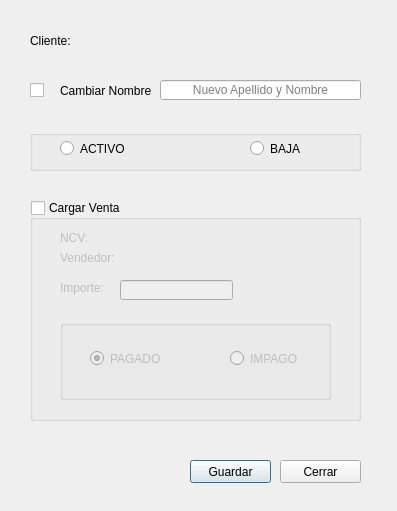
<?xml version="1.0" encoding="UTF-8"?>
<ui version="4.0">
 <class>Dialog</class>
 <widget class="QDialog" name="Dialog">
  <property name="geometry">
   <rect>
    <x>0</x>
    <y>0</y>
    <width>397</width>
    <height>511</height>
   </rect>
  </property>
  <property name="windowTitle">
   <string>Dialog</string>
  </property>
  <property name="styleSheet">
   <string notr="true"/>
  </property>
  <widget class="QPushButton" name="guardar">
   <property name="geometry">
    <rect>
     <x>190</x>
     <y>460</y>
     <width>81</width>
     <height>23</height>
    </rect>
   </property>
   <property name="text">
    <string>Guardar</string>
   </property>
  </widget>
  <widget class="QPushButton" name="cerrar">
   <property name="geometry">
    <rect>
     <x>280</x>
     <y>460</y>
     <width>81</width>
     <height>23</height>
    </rect>
   </property>
   <property name="text">
    <string>Cerrar</string>
   </property>
  </widget>
  <widget class="QLineEdit" name="nuevoNombre">
   <property name="geometry">
    <rect>
     <x>160</x>
     <y>80</y>
     <width>201</width>
     <height>20</height>
    </rect>
   </property>
   <property name="alignment">
    <set>Qt::AlignCenter</set>
   </property>
   <property name="placeholderText">
    <string>Nuevo Apellido y Nombre</string>
   </property>
  </widget>
  <widget class="QCheckBox" name="nombreCheckBox">
   <property name="geometry">
    <rect>
     <x>30</x>
     <y>70</y>
     <width>70</width>
     <height>41</height>
    </rect>
   </property>
   <property name="text">
    <string/>
   </property>
  </widget>
  <widget class="QGroupBox" name="groupBox">
   <property name="geometry">
    <rect>
     <x>30</x>
     <y>130</y>
     <width>331</width>
     <height>41</height>
    </rect>
   </property>
   <property name="autoFillBackground">
    <bool>false</bool>
   </property>
   <property name="styleSheet">
    <string notr="true">border-color: qlineargradient(spread:pad, x1:0, y1:0, x2:1, y2:0, stop:0 rgba(0, 0, 0, 0), stop:1 rgba(255, 255, 255, 0));</string>
   </property>
   <property name="title">
    <string/>
   </property>
   <widget class="QRadioButton" name="activoButton">
    <property name="geometry">
     <rect>
      <x>30</x>
      <y>10</y>
      <width>82</width>
      <height>17</height>
     </rect>
    </property>
    <property name="styleSheet">
     <string notr="true">font: 10pt &quot;MS Shell Dlg 2&quot;;</string>
    </property>
    <property name="text">
     <string>ACTIVO</string>
    </property>
   </widget>
   <widget class="QRadioButton" name="bajaButton">
    <property name="geometry">
     <rect>
      <x>220</x>
      <y>10</y>
      <width>82</width>
      <height>17</height>
     </rect>
    </property>
    <property name="styleSheet">
     <string notr="true">font: 10pt &quot;MS Shell Dlg 2&quot;;</string>
    </property>
    <property name="text">
     <string>BAJA</string>
    </property>
   </widget>
  </widget>
  <widget class="QLabel" name="clienteLabel">
   <property name="geometry">
    <rect>
     <x>30</x>
     <y>30</y>
     <width>201</width>
     <height>21</height>
    </rect>
   </property>
   <property name="styleSheet">
    <string notr="true">font: 11pt &quot;MS Shell Dlg 2&quot;;</string>
   </property>
   <property name="text">
    <string>Cliente:</string>
   </property>
  </widget>
  <widget class="QLabel" name="label_2">
   <property name="geometry">
    <rect>
     <x>60</x>
     <y>80</y>
     <width>91</width>
     <height>21</height>
    </rect>
   </property>
   <property name="styleSheet">
    <string notr="true">font: 9pt &quot;MS Shell Dlg 2&quot;;</string>
   </property>
   <property name="text">
    <string>Cambiar Nombre</string>
   </property>
  </widget>
  <widget class="QGroupBox" name="cargarVentaBox">
   <property name="geometry">
    <rect>
     <x>30</x>
     <y>200</y>
     <width>331</width>
     <height>221</height>
    </rect>
   </property>
   <property name="title">
    <string>Cargar Venta</string>
   </property>
   <property name="checkable">
    <bool>true</bool>
   </property>
   <property name="checked">
    <bool>false</bool>
   </property>
   <widget class="QLabel" name="ncvLabel">
    <property name="geometry">
     <rect>
      <x>30</x>
      <y>30</y>
      <width>111</width>
      <height>16</height>
     </rect>
    </property>
    <property name="styleSheet">
     <string notr="true">font: 10pt &quot;MS Shell Dlg 2&quot;;</string>
    </property>
    <property name="text">
     <string>NCV:</string>
    </property>
   </widget>
   <widget class="QLabel" name="vendedorLabel">
    <property name="geometry">
     <rect>
      <x>30</x>
      <y>50</y>
      <width>251</width>
      <height>16</height>
     </rect>
    </property>
    <property name="styleSheet">
     <string notr="true">font: 10pt &quot;MS Shell Dlg 2&quot;;</string>
    </property>
    <property name="text">
     <string>Vendedor:</string>
    </property>
   </widget>
   <widget class="QLabel" name="label_5">
    <property name="geometry">
     <rect>
      <x>30</x>
      <y>80</y>
      <width>221</width>
      <height>16</height>
     </rect>
    </property>
    <property name="styleSheet">
     <string notr="true">font: 10pt &quot;MS Shell Dlg 2&quot;;</string>
    </property>
    <property name="text">
     <string>Importe:</string>
    </property>
   </widget>
   <widget class="QLineEdit" name="importeLine">
    <property name="geometry">
     <rect>
      <x>90</x>
      <y>80</y>
      <width>113</width>
      <height>20</height>
     </rect>
    </property>
    <property name="styleSheet">
     <string notr="true">font: 10pt &quot;MS Shell Dlg 2&quot;;</string>
    </property>
   </widget>
   <widget class="QGroupBox" name="groupBox_3">
    <property name="geometry">
     <rect>
      <x>30</x>
      <y>120</y>
      <width>271</width>
      <height>80</height>
     </rect>
    </property>
    <property name="title">
     <string/>
    </property>
    <widget class="QRadioButton" name="pagadoButton">
     <property name="geometry">
      <rect>
       <x>30</x>
       <y>30</y>
       <width>82</width>
       <height>17</height>
      </rect>
     </property>
     <property name="styleSheet">
      <string notr="true">font: 10pt &quot;MS Shell Dlg 2&quot;;</string>
     </property>
     <property name="text">
      <string>PAGADO</string>
     </property>
     <property name="checked">
      <bool>true</bool>
     </property>
    </widget>
    <widget class="QRadioButton" name="impagoButton">
     <property name="geometry">
      <rect>
       <x>170</x>
       <y>30</y>
       <width>82</width>
       <height>17</height>
      </rect>
     </property>
     <property name="styleSheet">
      <string notr="true">font: 10pt &quot;MS Shell Dlg 2&quot;;</string>
     </property>
     <property name="text">
      <string>IMPAGO</string>
     </property>
    </widget>
   </widget>
  </widget>
  <zorder>nuevoNombre</zorder>
  <zorder>nombreCheckBox</zorder>
  <zorder>guardar</zorder>
  <zorder>cerrar</zorder>
  <zorder>groupBox</zorder>
  <zorder>clienteLabel</zorder>
  <zorder>label_2</zorder>
  <zorder>cargarVentaBox</zorder>
 </widget>
 <resources/>
 <connections/>
</ui>
